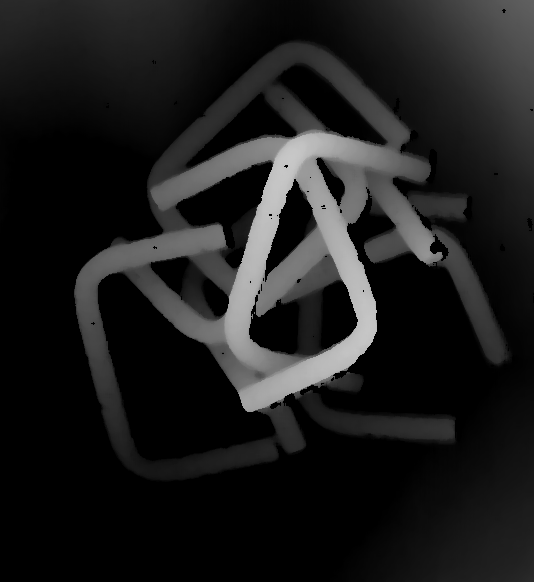
#> input picture data/depth.png, 534 x 582 px
$ python run_graspability.py
#> lines starting #> are read from the running program, lines starting #| are printed output that depends on the picture; after the words box and inside, x2 and y2 are one past the last pixel; in counts of white or black regions, pixels touching at a corner belong together
### python/graspability.py
# -*- coding: utf-8 -*-
import sys
sys.path.append("./")
from PIL import Image

import cv2
import math
import numpy as np
import matplotlib.pyplot as plt

class Graspability(object):
    def __init__(self, finger_h, finger_w, open_w, rotation_step, depth_step, down_depth):
        """
        h_param: hand parameters
            finger_h [px]: finger height
            finger_w [px]: finger width
            open_w [px]: finger open width
        g_params: graspability parameters
            rotation-stepi [deg]: iteration step for rotation [0,45,90,...]
            depth_stepi [px]: iteration step for depth [0,30,60,..]
            down_depthi [px]: distance of fingertip moving below grasp point before closing
        """
        self.finger_h = finger_h
        self.finger_w = finger_w
        self.open_w = open_w
        self.rotation_step = rotation_step
        self.depth_step = depth_step
        self.down_depth = down_depth  # 50

        self.tplt_size = 500

        self.kernel_size = 75
        self.sigma = 25

    def gen_hand_model(self):
        """
        Open/closing models of gripper
        Args:
            * when w,h,open_w are None, then use default values
            * when x,y,theta(degree) all equals None, then use x=0,y=0,theta=0
        Returns:
            hand model image
        """

        c = int(self.tplt_size/2)
        how = int(self.open_w/2)
        hfh = int(self.finger_h/2)
        fw = int(self.finger_w)

        ho = np.zeros((self.tplt_size, self.tplt_size), dtype = "uint8") # open
        hc = np.zeros((self.tplt_size, self.tplt_size), dtype = "uint8") # close

        ho[(c-hfh):(c+hfh), (c-how-fw):(c-how)]=255
        ho[(c-hfh):(c+hfh), (c+how):(c+how+fw)]=255
        hc[(c-hfh):(c+hfh), (c-how):(c+how)]=255

        return ho, hc

    def rotate_img(self, img, angle, center=None, scale=1.0):
        (h,w) = img.shape[:2]

        if center is None:
            center=(w/2, h/2)

        M = cv2.getRotationMatrix2D(center, angle,scale)
        rotated = cv2.warpAffine(img, M, (w,h))
        return rotated

    def takefirst(self,elem):
        return elem[0]

    def normalize_depth(self, img, max_depth=255):
        return np.array(img * (max_depth/np.max(img)), dtype=np.uint8)

    def graspability_map(self, img, hand_open_mask, hand_close_mask):
        """Generate graspability map

        Args:
            img (array): W x H x 3
            hand_open_mask (array): 500 x 500 x 1
            hand_close_mask (arrau): 500 x 500 x1

        Returns:
            candidtates (array): N * [g_score, x, y, theta(degree)]
        """

        candidates = []
        gray = cv2.cvtColor(img, cv2.COLOR_RGB2GRAY)

        # prepare rotated hand model
        ht_rot, hc_rot = [], []

        # hand_open_mask = Image.fromarray(np.uint8(hand_open_mask))
        # hand_close_mask = Image.fromarray(np.uint8(hand_close_mask))

        for r in np.arange(0, 180, self.rotation_step):
            # [4 lines of commented-out code are left out]
            ht = self.rotate_img(hand_close_mask, r)
            hc = self.rotate_img(hand_open_mask, r)
            ht_rot.append(ht)
            hc_rot.append(hc)


        for d_idx, d in enumerate(np.arange(0, 201, self.depth_step)):

            _, Wc = cv2.threshold(gray, d, 255, cv2.THRESH_BINARY)
            _, Wt = cv2.threshold(gray, d + self.down_depth, 255, cv2.THRESH_BINARY)

            for r_idx, r in enumerate(np.arange(0, 180, self.rotation_step)):
                Hc = hc_rot[r_idx]
                Ht = ht_rot[r_idx]
                C = cv2.filter2D(Wc, -1, Hc) #Hc
                T = cv2.filter2D(Wt, -1, Ht) #Ht

                C_ = 255-C
                comb = T & C_
                G = cv2.GaussianBlur(comb,(self.kernel_size, self.kernel_size), self.sigma, self.sigma)

                _, thresh = cv2.threshold(comb, 122,255, cv2.THRESH_BINARY)
                ccwt = cv2.connectedComponentsWithStats(thresh)
                res = ccwt[3]

                for i in range(res[:,0].shape[0]):
                    y = int(res[:,1][i])
                    x = int(res[:,0][i])
                    score = G[y][x]
                    if score > 0:
                        candidates.append([score,x,y,r])

        candidates.sort(key=self.takefirst, reverse=True)
        return np.asarray(candidates)


    def grasp_ranking(self, candidates, w, h, n, _dismiss=50, _distance=50):
        """Detect grasp with graspability

        Arguments:
            candidates {list} -- a list of grasps candidates
            w {int} -- image width
            h {int} -- image height
            n {int} -- number of expected grasps

        Keyword Arguments:
            _dismiss {int} -- distance that will not collide with the box (image boundaries) (default: {25})
            _distance {int} -- distance between multiple grasps

        Returns:
            [array] -- an array of sorted grasps [[x,y,r (degree)], ...]
        """
        i = 0
        k = 0
        grasps = []
        if len(candidates) < n:
            n = len(candidates)

        while (k < n and i < len(candidates)):
            x = candidates[i][1]
            y = candidates[i][2]
            ## consider dismiss/distance to rank grasp candidates
            if (_dismiss < x) and (x < w-_dismiss) and (_dismiss < y) and (y < h-_dismiss):
                if grasps == []:
                    grasps.append(candidates[i])
                    k += 1
                else:
                    # check the distance of this candidate and all others
                    g_array = np.array(grasps)
                    x_array = (np.ones(len(grasps)))*x
                    y_array = (np.ones(len(grasps)))*y
                    _d_array = (np.ones(len(grasps)))*_distance
                    if ((x_array - g_array[:,1])**2+(y_array - g_array[:,2])**2 > _d_array**2).all():
                        grasps.append(candidates[i])
                        k += 1
            i += 1
        if grasps == []:
            print("[!] No valid grasps after ranking! ")
            return grasps
        return np.asarray(grasps)[:,1:]

    def grasp_planning(self, img, n):
        """ Grasp planning for img

        Arguments:
            img {array} -- [H,W,3]
            n {int} -- # expected grasps

        Returns:
            [array] -- an array of sorted grasps [[x,y,r (degree)], ...]

        """
        height, width, _ = img.shape
        hand_open_mask, hand_close_mask = self.gen_hand_model()
        candidates = self.graspability_map(img,
                hand_open_mask=hand_open_mask,
                hand_close_mask=hand_close_mask)

        if candidates.size != 0:
            grasps = self.grasp_ranking(candidates, n=n, h=height, w=width, _dismiss=(self.open_w+self.finger_w*2)*math.atan(45), _distance=25)

        return grasps
    def draw_grasp(self, grasps, img, color=(0,255,0), top_only=False):
        # default: draw top grasp as No.0 of grasp list
        # e.g. top_no=3, draw top grasp as No.3
        grasps = np.array(grasps)
        if len(grasps.shape)==1:
            grasps = np.asarray([grasps])

        for j in range(len(grasps)):
            i = len(grasps) -1 - j
            x = int(grasps[i][0])
            y = int(grasps[i][1])
            theta = grasps[i][2]

            h, w, _ = img.shape

            how = int(self.open_w/2)
            hfh = int(self.finger_h/2)
            fw = int(self.finger_w)
            ho_line = np.zeros((h, w), dtype="uint8") # open with a line as grasp shape
            ho_line[(y-hfh):(y+hfh), (x-how-fw):(x-how)]=255
            ho_line[(y-hfh):(y+hfh), (x+how):(x+how+fw)]=255
            ho_line[(y-1):(y+1), (x-how):(x+how)]=255
            ho_line[(y-3):(y+3), (x-3):(x+3)]=255

            ho_line = Image.fromarray(np.int8(ho_line))
            ho_line_ = ho_line.rotate(theta, center=(x,y))
            mask = np.array(ho_line_.convert('L'))
            # ho_line_ = self.rotate_img(ho_line, theta, center=(x,y))

            if i == 0:
                r,g,b = color
            else:
                _ci = int(255/len(grasps))
                r,g,b = [c-_ci*i if (c-_ci*i)>0 else 25 for c in color]

            rgbmask = np.ones((h, w), dtype="uint8")
            rgbmask = np.dstack((np.array(rgbmask * r, 'uint8'), np.array(rgbmask * g, 'uint8'),
                            np.array(rgbmask * b, 'uint8')))
            mask_resized = np.resize(mask, (h,w))
            img[:] = np.where(mask_resized[:h, :w, np.newaxis] == 0, img, rgbmask)

            if top_only:
                return img

        return img

### python/run_graspability.py
import os
import math
import sys
import cv2
import timeit
import numpy as np
sys.path.append("./")

from graspability import Graspability

def main():
    start = timeit.default_timer()

    data_dir = os.path.abspath("../data")
    img_path = os.path.join(data_dir, "depth.png")
    ret_path = os.path.join(data_dir, "result.png")
    print(f"Read images from {os.path.abspath(img_path)} ...")
    img = cv2.imread(img_path)
#> img is the input picture: shape (582, 534, 3); min 0, max 200, mean 28.2

    # gripper parameters unit: pixel
    # it is necessary to transform world coor (unit: mm) to image coor (unit: px)

    finger_h = 40
    finger_w = 16
    open_w = 80
    h_params = (finger_h, finger_w, open_w)

    rotation_step = 45 # [deg]
    depth_step = 20
    down_depth = 25

    n_grasp = 5

    g_params = (rotation_step, depth_step, down_depth)

    method = Graspability(*h_params, *g_params)
    # normalize depth values if necessary
    # img = method.normalize_depth(img)
    grasps = method.grasp_planning(img, n_grasp)
#> the loop in graspability_map, `for r in np.arange(0, 180, self.rotation_step): # ht_= hand_close_mask..` made 4 passes
#> pass 1, in rotate_img, `rotated = cv2.warpAffine(img, M, (w,h))`:
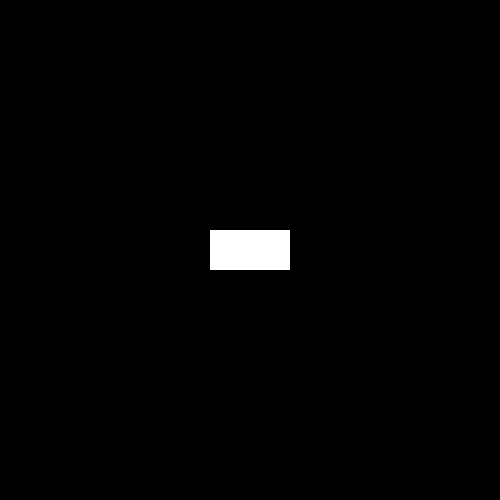
#> rotated: shape (500, 500); 1.3% white; 1 white region, box (x1, y1, x2, y2) and area: (210, 230, 290, 270) 3200
#> pass 1, in rotate_img (call 2), `rotated = cv2.warpAffine(img, M, (w,h))`:
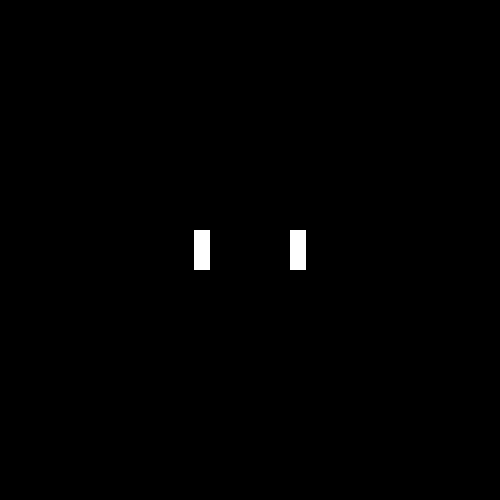
#> rotated: shape (500, 500); 0.51% white; 2 white regions, box (x1, y1, x2, y2) and area: (194, 230, 210, 270) 640, (290, 230, 306, 270) 640
#> after the loop in graspability_map, `for r in np.arange(0, 180, self.rotation_step):`: hc_rot = 4 items
#> the loop in graspability_map, `for d_idx, d in enumerate(np.arange(0, 201, self.depth_step)): ` made 11 passes
#> pass 1, in graspability_map, `_, Wc = cv2.threshold(gray, d, 255, cv2.THRESH_BINARY)`:
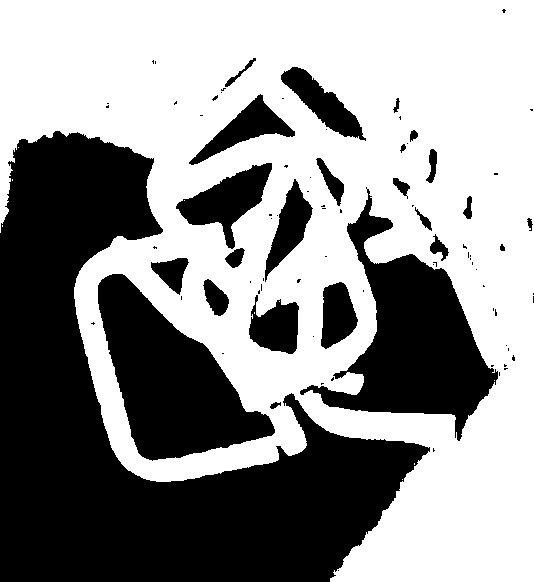
#> Wc: shape (582, 534); 57.1% white; 87 black regions (62 under 20 px), largest, box (x1, y1, x2, y2) and area: (0, 131, 430, 582) 81175, (300, 187, 498, 441) 18096, (98, 274, 275, 461) 16795
#> after the loop in graspability_map, `for d_idx, d in enumerate(np.arange(0, 201, self.depth_step)):`: Wc: shape (582, 534); every value is 0
#> after the loop in graspability_map, `for d_idx, d in enumerate(np.arange(0, 201, self.depth_step)):`: candidates = 207 items, first 6: [2, 86, 219, 0], [183, 101, 374, 0], [10, 383, 313, 0], [23, 80, 245, 45], [133, 119, 411, 45], [28, 384, 423, 45]
#> in grasp_planning, `candidates = self.graspability_map(img, hand_open_mask=hand_open_mask,..`: candidates = 207 rows, first 6: [211, 428, 428, 90], [186, 100, 372, 0], [183, 101, 374, 0], [180, 244, 291, 0], [180, 355, 295, 0], [179, 334, 354, 135]
#> the loop in grasp_ranking, `while (k < n and i < len(candidates)):` made 25 passes
#> (x, y, g_array, x_array, y_array) on passes 5 to 6: (355, 295, [[180, 244, 291, 0]], [355], [295]), (334, 354, [[180, 244, 291, 0], [180, 355, 295, 0]], [334, 334], [354, 354])
#> (x, y, x_array, y_array) on passes 8, 9, 11, 13, 16, 18: (336, 353, [336, 336, 336], [353, 353, 353]), (353, 287, [353, 353, 353], [287, 287, 287]), (339, 349, [339, 339, 339], [349, 349, 349]), (340, 348, [340, 340, 340], [348, 348, 348]), (344, 253, [344, 344, 344], [253, 253, 253]), (340, 348, [340, 340, 340, 340], [348, 348, 348, 348])
#> after the loop in grasp_ranking, `while (k < n and i < len(candidates)):`: grasps = [[180, 244, 291, 0], [180, 355, 295, 0], [179, 334, 354, 135], [147, 344, 253, 45], [128, 303, 373, 90]]; i = 25; k = 5
#> in grasp_planning, `grasps = self.grasp_ranking(candidates, n=n, h=height, w=width, _dismi..`: grasps = [[244, 291, 0], [355, 295, 0], [334, 354, 135], [344, 253, 45], [303, 373, 90]]

    print(f"Success! {len(grasps)} grasps detected! ")
#| Success! 5 grasps detected!
    for i in range(len(grasps)):
        print("Grasp #%d: (%d, %d, %.1f)" % (i, *grasps[i]))
#> this loop made 5 passes
#| Grasp #0: (244, 291, 0.0)
#| Grasp #1: (355, 295, 0.0)
#| Grasp #2: (334, 354, 135.0)
#| Grasp #3: (344, 253, 45.0)
#| Grasp #4: (303, 373, 90.0)
    ret = method.draw_grasp(grasps, img, top_only=False)
#> the loop in draw_grasp, `for j in range(len(grasps)):` made 5 passes
#> (i, x, y, theta, r, g, b) on passes 1 to 5: (4, 303, 373, 90, 25, 51, 25), (3, 344, 253, 45, 25, 102, 25), (2, 334, 354, 135, 25, 153, 25), (1, 355, 295, 0, 25, 204, 25), (0, 244, 291, 0, 0, 255, 0)
#> pass 1, in draw_grasp, `ho_line_ = ho_line.rotate(theta, center=(x,y))`:
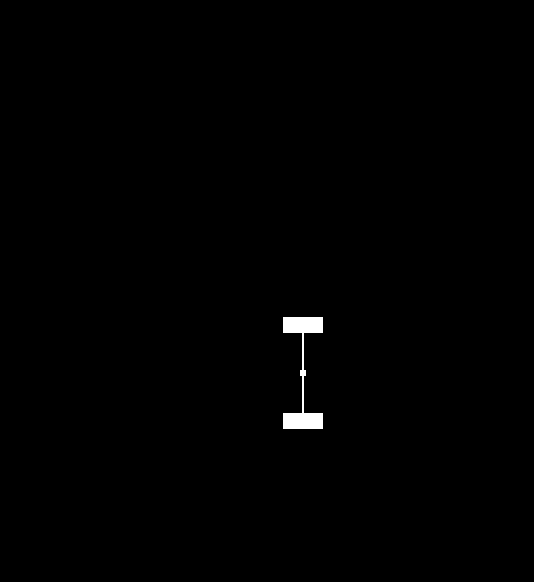
#> ho_line_: PIL image 534x582 I; 0.47% white; 1 white region, box (x1, y1, x2, y2) and area: (283, 317, 323, 429) 1464
#> pass 1, in draw_grasp, `rgbmask = np.dstack((np.array(rgbmask * r, 'uint8'), np.array(rgbmask ..`:
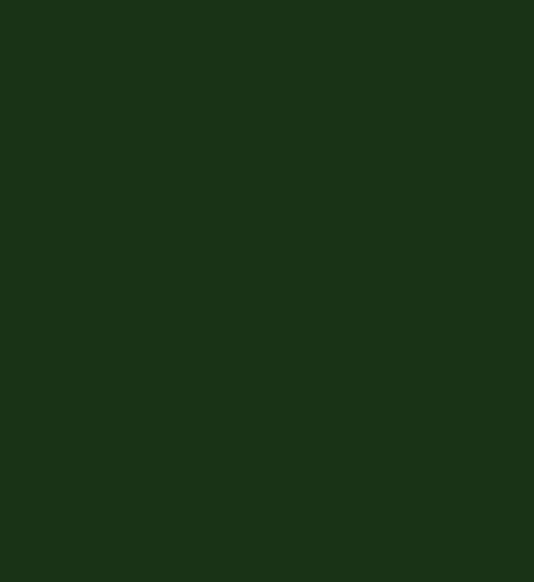
#> rgbmask: shape (582, 534, 3); mean of channels 0, 1, 2 25, 51, 25; drawn as B, G, R
#> after the loop in draw_grasp, `for j in range(len(grasps)):`:
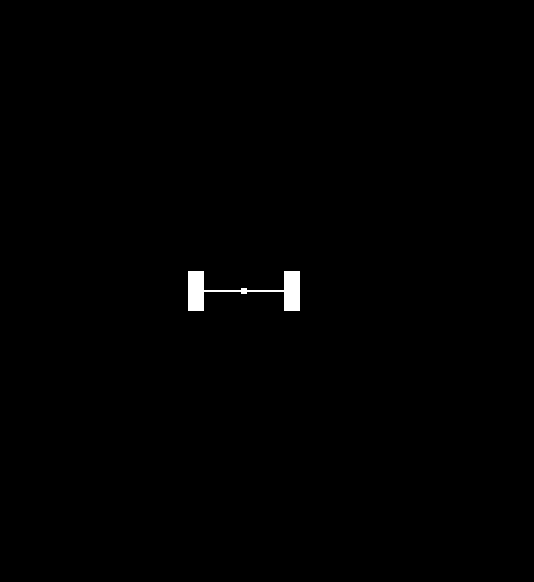
#> ho_line: PIL image 534x582 I; 0.47% white; 1 white region, box (x1, y1, x2, y2) and area: (188, 271, 300, 311) 1464
#> after the loop in draw_grasp, `for j in range(len(grasps)):`:
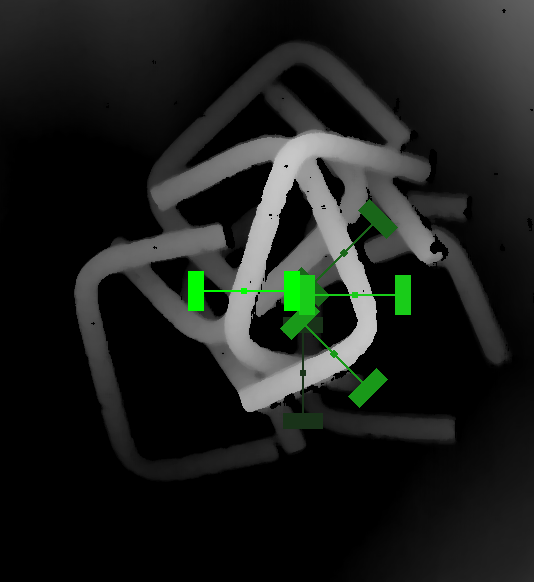
#> img: shape (582, 534, 3); 2.06% of pixels changed, all inside (x1, y1, x2, y2) = (188, 199, 411, 429)

    cv2.imwrite(ret_path, ret)

    end = timeit.default_timer()
    print("Time: %.2f s" % (end - start))
    print(f"Save result to {os.path.abspath(ret_path)} ...")

    cv2.imshow("Display", ret)
    cv2.waitKey(0)
    cv2.destroyAllWindows()

if __name__ == "__main__":

    main()
